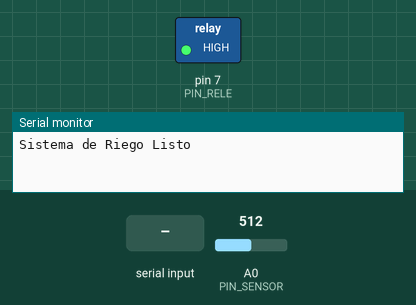
Recording of a sketch running on a simulated Arduino Uno, built with avr-gcc and run on an emulated ATmega328P. Shown: switched loads named in the sketch (green lamp = pin HIGH), the last lines printed to the serial monitor. The test bench sets the inputs (shaded band); at power-on: A0 (PIN_SENSOR) = 512.

Above: at 1.2 s.
1.3 s: "WATER\n" received over Serial
At 2.5 s:
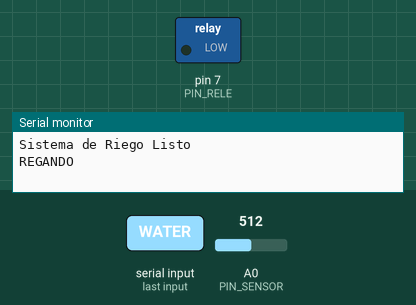
2.9 s: A0 (PIN_SENSOR) set to 501
At 3.6 s:
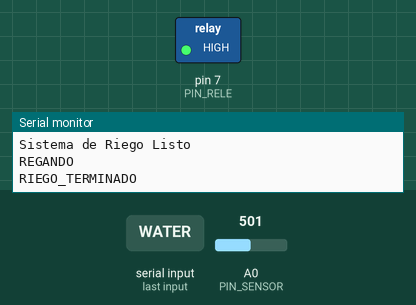
Timing chart, 0 to 5.9 s (numbered marks = the images above; inputs shaded):
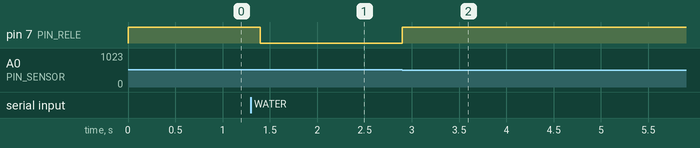

Measured:
- the behaviour switches between 512 and 511 on A0 (PIN_SENSOR) (found by bisection; images 1 and 2)
- after the input at 1.3 s, pin 7 (PIN_RELE): HIGH → LOW after 0.10 s
- after the input at 2.9 s, pin 7 (PIN_RELE): LOW → HIGH after 0.00 s instead of 3.5 s

The sketch:

riego.ino
```cpp
#define PIN_SENSOR A0
#define PIN_RELE 7

#define TIEMPO_RIEGO 5000  // 5 segundos de riego

void setup() {
  Serial.begin(9600);
  pinMode(PIN_RELE, OUTPUT);
  digitalWrite(PIN_RELE, HIGH);  // Relé apagado al inicio
  Serial.println("Sistema de Riego Listo");
}

void loop() {
  if (Serial.available() > 0) {
    String comando = Serial.readStringUntil('\n');
    comando.trim();  // Quita espacios y saltos de línea

    if (comando == "GET_HUMIDITY") {
      int humedad_raw = analogRead(PIN_SENSOR);
      int humedad_pct = map(humedad_raw, 1023, 0, 0, 100);
      Serial.println(humedad_pct);  // Responde con %
    } else if (comando == "WATER") {
      regar();  // Función para activar riego
    }
  }
  delay(100);  //delay para no saturar
}

void regar() {
  digitalWrite(PIN_RELE, LOW);
  Serial.println("REGANDO");

  unsigned long inicio = millis();

  while (millis() - inicio < TIEMPO_RIEGO) {
    int humedad_raw = analogRead(PIN_SENSOR);
    int humedad_pct = map(humedad_raw, 1023, 0, 0, 100);

    if (humedad_pct >= 50) {
      break;
    }
    delay(500);
  }

  digitalWrite(PIN_RELE, HIGH);
  Serial.println("RIEGO_TERMINADO");
}
```
